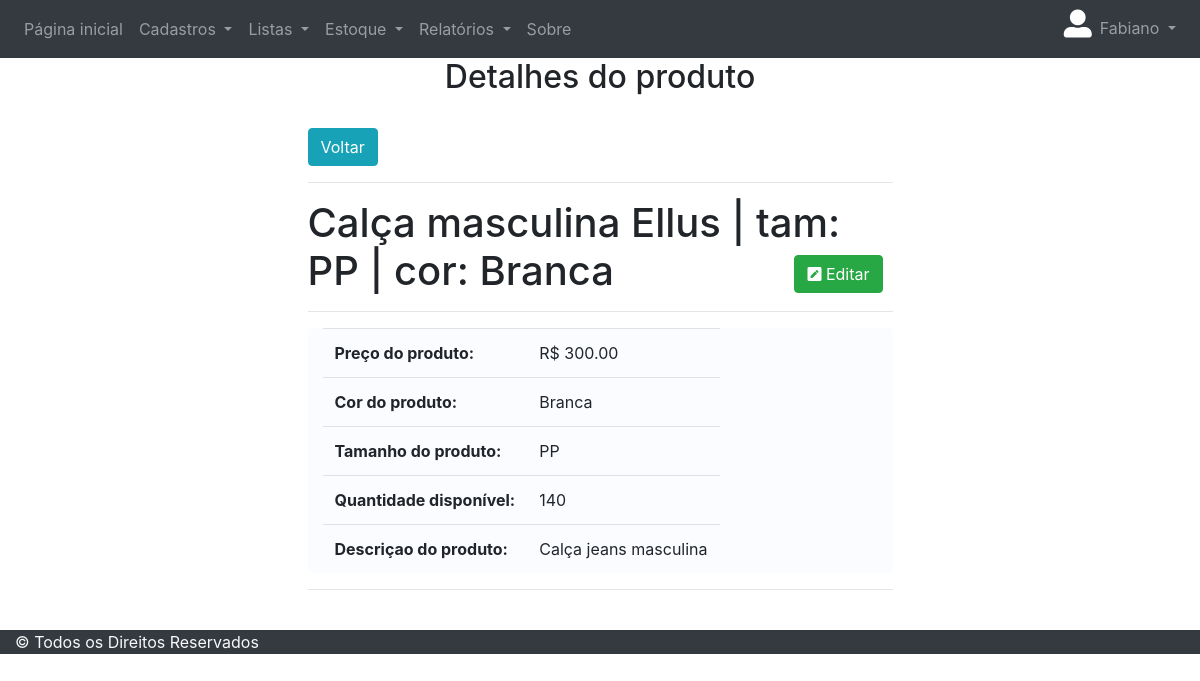
The page /detalhes/produtos/1/ (signed in) on the database as committed earlier.
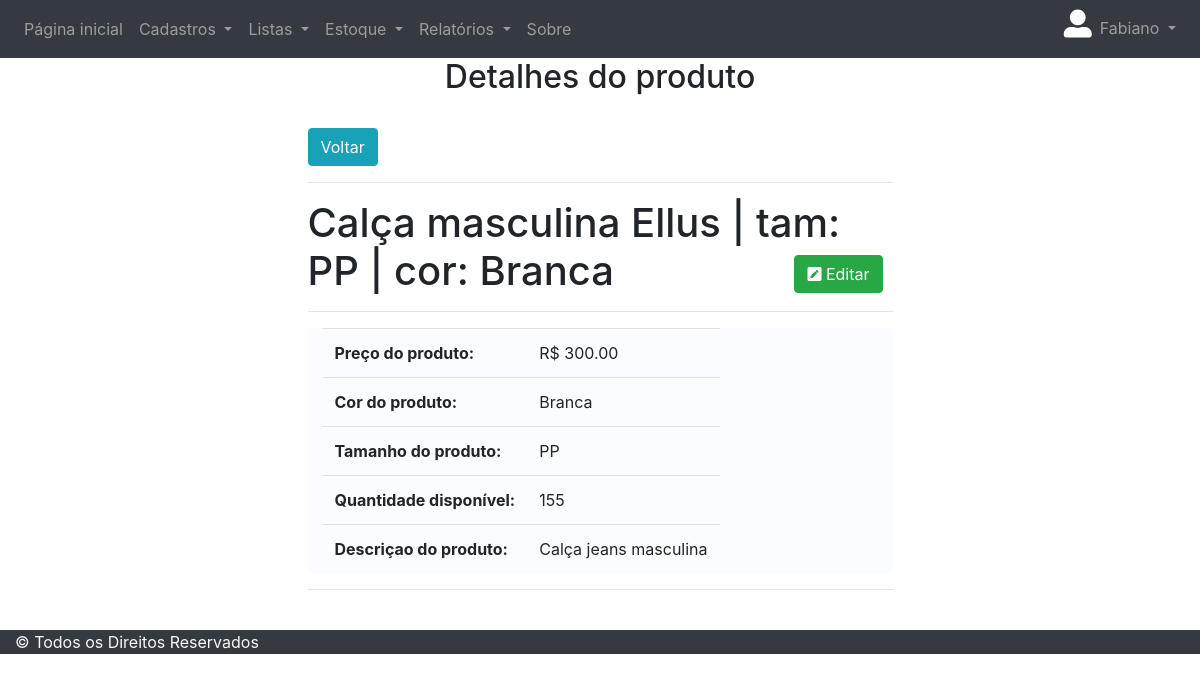
The same page on the database as committed later.
### cadastros/models.py (models this page shows, shortened)
class Produto(models.Model):
    nome_produto = models.CharField(
        max_length=50, verbose_name='Nome do produto')
    descricao_produto = models.CharField(
        max_length=255, verbose_name='Descrição do produto', blank=True)
    preco_unitario = models.DecimalField(
        max_digits=6, decimal_places=2, verbose_name='Preço unitário')
    quantidade_disponivel = models.PositiveIntegerField(
        verbose_name='Quantidade disponíve')
    tamanho_produto = models.ForeignKey(
        TamanhoProduto, verbose_name="Tamanho do produto", on_delete=models.CASCADE)
    cor_produto = models.ForeignKey(
        CorProduto, verbose_name="Cor do produto", on_delete=models.CASCADE)
    def __str__(self):
        return "{} | tam: {} | cor: {}".format(self.nome_produto, self.tamanho_produto, self.cor_produto)

class TamanhoProduto(models.Model):
    tamanho_produto = models.CharField(
        max_length=50, verbose_name='Tamanho do produto', unique=True)
    def __str__(self):
        return "{}".format(self.tamanho_produto)

class CorProduto(models.Model):
    cor_produto = models.CharField(
        max_length=50, verbose_name='Cor do produto', unique=True)
    class Meta:
        ordering = ['cor_produto']
    def __str__(self):
        return "{}".format(self.cor_produto)

### cadastros/views.py (the view)
# urls.py: path('detalhes/produtos/<int:pk>/', ProdutoDetalhes, name='detalhar-produto'),
def ProdutoDetalhes(request, pk):
    obj = Produto.objects.get(pk=pk)
    template_name = 'cadastros/listas/detalhe_produto.html'
    context = {'object': obj}
    return render(request, template_name, context)

### usuarios/models.py (called while the page is built)
    def __str__(self):
        return self.username

### cadastros/templates/cadastros/listas/detalhe_produto.html (shortened to what this page needs)
{% extends 'paginas/modelo.html' %}
{% load static %}
{% block conteudo %}
<h2 align="center">Detalhes do produto</h2>
<container class="container container-fluid">
    <div class="row">
        <div class="class col-sm-3"></div>
        <div class="col col-sm-6">
            <a href="{% url 'listar-produtos' %}" class="btn btn-info">Voltar</a>
            <hr>
            <h1>
                {{object}}
                <span style="float: right; padding-right: 10px; color: white;">
                    <button type="button" class="btn btn-success">
                        <a style="color: white;" href="{% url 'editar-produto' object.pk %}">
                            <i class="fas fa-pen-square" style="color: white;"></i> Editar
                        </a>
                    </button>
                </span>
            </h1>
            <hr>
            <div class="container" style="background-color: #FAFCFF; border-radius: 5px;">
                <table class="table table-user-information table-responsive">
                    <tbody>
                        <tr>
                            <th>Preço do produto: </th>
                            <td>R$ {{object.preco_unitario}}</td>
                        </tr>
                        <tr>
                            <th>Cor do produto: </th>
                            <td>{{object.cor_produto}}</td>
                        </tr>
                        <tr>
                            <th>Tamanho do produto: </th>
                            <td>{{object.tamanho_produto}}</td>
                        </tr>
                        <tr>
                            <th>Quantidade disponível: </th>
                            <td>{{object.quantidade_disponivel}}</td>
                        </tr>
                        <tr>
                            <th>Descriçao do produto: </th>
                            <td>{{object.descricao_produto}}</td>
                        </tr>
                    </tbody>
                </table>
            </div>
            <hr>
        </div>
    </div>
</container>
{% endblock conteudo %}

Rows that differ between the two databases and show on the page:
changed Produto "Calça jeans masculina": quantidade_disponivel "140" → "155"
